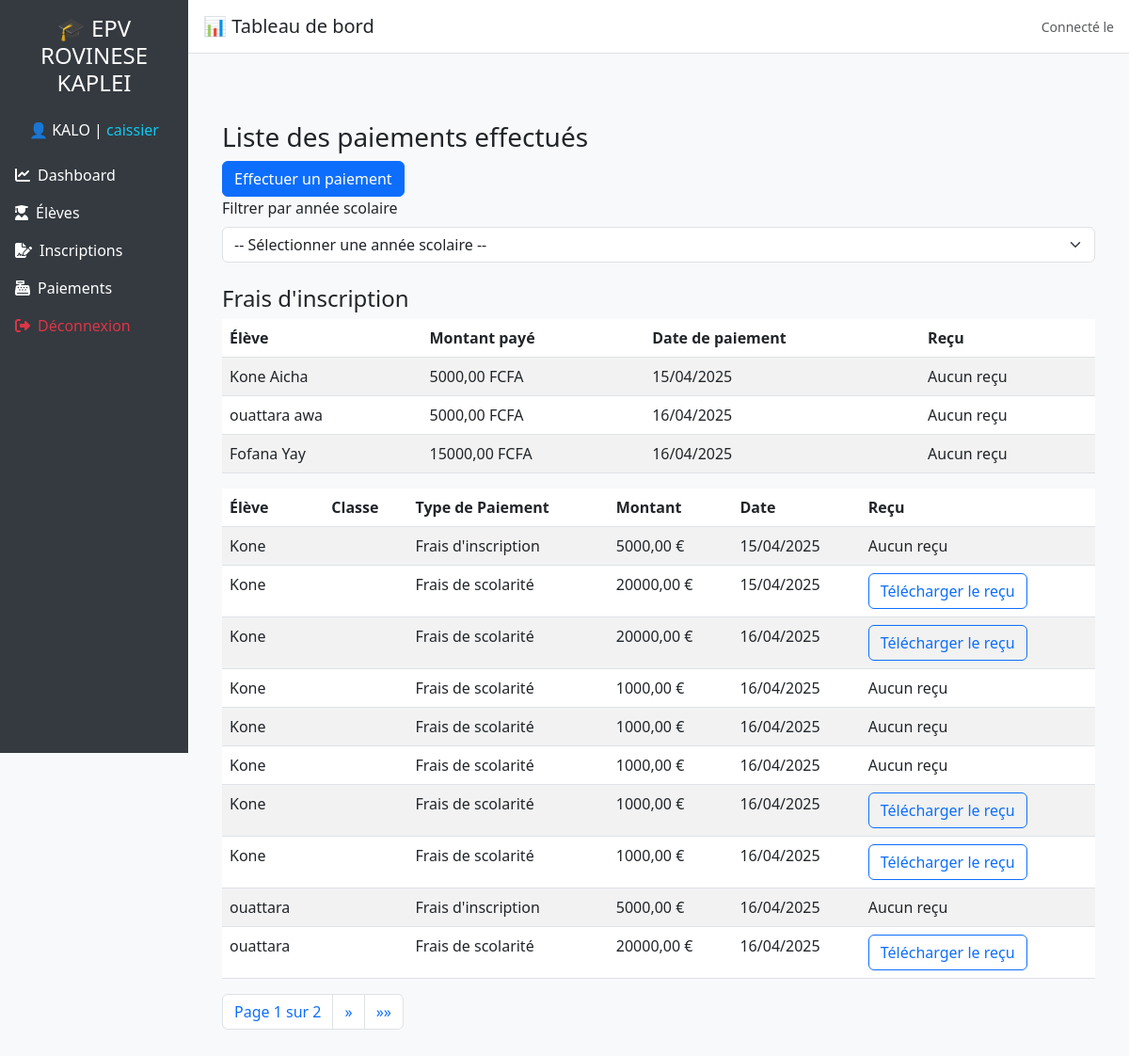
Screenshot of /facturations/ (signed in) with the database file from the repository.
### utilisateurs/models.py (models this page shows)
class Utilisateur(AbstractUser):
    ROLE_CHOICES = (
        ('admin', 'Administrateur'),
        ('caissier', 'Caissier'),
    )
    role = models.CharField(max_length=20, choices=ROLE_CHOICES, default='caissier')

### facturations/models.py (models this page shows, shortened)
class Paiement(models.Model):
    eleve = models.ForeignKey(Eleve, on_delete=models.CASCADE)
    montant = models.DecimalField(max_digits=10, decimal_places=2, null=False)  # Montant payé
    date_paiement = models.DateField()
    annee_scolaire = models.ForeignKey(AnneeScolaire, on_delete=models.CASCADE)
    statut = models.BooleanField(default=False)  # True = payé, False = non payé
    inscription = models.ForeignKey(Inscription, on_delete=models.CASCADE, null=True, blank=True)  # Lien avec l'inscription
    type_paiement = models.CharField(max_length=50, choices=[('inscription', 'Frais d\'inscription'), ('scolarite', 'Frais de scolarité')])
    recu_pdf = models.FileField(upload_to='recus/', blank=True, null=True)

### core/models.py (models this page shows, shortened)
class Eleve(models.Model):
    nom = models.CharField(max_length=255)
    prenom = models.CharField(max_length=255)
    date_naissance = models.DateField()
    matricule = models.CharField(max_length=50, unique=True, blank=True, null=True)
    telephone = models.CharField(max_length=15, blank=True, null=True)
    montant_du = models.DecimalField(max_digits=10, decimal_places=2, null=False, default=0)
    montant_restant = models.DecimalField(max_digits=10, decimal_places=2, default=0)  # Montant restant à payer

### facturations/views.py (the view)
# urls.py: path('', views.paiement_list, name='paiement_list'),
@login_required
def paiement_list(request):
    annee_scolaire_id = request.GET.get('annee_scolaire')
    paiements = Paiement.objects.all().select_related('eleve', 'annee_scolaire')
    if annee_scolaire_id and annee_scolaire_id.isdigit():
        annee_scolaire_id = int(annee_scolaire_id)  # Convertir en entier
        paiements = paiements.filter(annee_scolaire_id=annee_scolaire_id)
    else:
        annee_scolaire_id = None
    paiements_inscription = paiements.filter(type_paiement='inscription')
    paiements_scolarite = paiements.filter(type_paiement='scolarite')
    paginator = Paginator(paiements, 10)
    page_number = request.GET.get('page')
    page_obj = paginator.get_page(page_number)
    annees = AnneeScolaire.objects.all()
    context = {
        'page_obj': page_obj,
        'paiements_inscription': paiements_inscription,
        'paiements_scolarite': paiements_scolarite,
        'annees': annees,
        'annee_scolaire_id': annee_scolaire_id,
    }
    return render(request, 'facturations/paiement_list.html', context)

### facturations/templates/facturations/paiement_list.html (shortened to what this page needs)
{% extends 'base.html' %}
{% load static %}
{% block content %}
    <div class="container mt-5">
        <h3>Liste des paiements effectués</h3>
        <a href="{% url "paiement" %}" class="btn btn-primary" target="_blank">Effectuer un paiement</a>
        <form method="get" class="mb-4">
            <label for="annee_scolaire" class="form-label">Filtrer par année scolaire</label>
            <select name="annee_scolaire" id="annee_scolaire" class="form-select" onchange="this.form.submit()">
                <option value="">-- Sélectionner une année scolaire --</option>
            </select>
        </form>
        <div class="table-responsive">
            <h4>Frais d'inscription</h4>
            <table class="table table-striped">
                <thead>
                    <tr>
                        <th>Élève</th>
                        <th>Montant payé</th>
                        <th>Date de paiement</th>
                        <th>Reçu</th>
                    </tr>
                </thead>
                <tbody>
                    {% for paiement in paiements_inscription %}
                        <tr>
                            <td>{{ paiement.eleve.nom }} {{ paiement.eleve.prenom }}</td>
                            <td>{{ paiement.montant }} FCFA</td>
                            <td>{{ paiement.date_paiement|date:"d/m/Y" }}</td>
                            <td>
                                {% if paiement.recu_pdf %}
                                    <a href="{{ paiement.recu_pdf.url }}" class="btn btn-outline-primary" target="_blank">Télécharger le reçu</a>
                                {% else %}
                                    <span>Aucun reçu</span>
                                {% endif %}
                            </td>
                        </tr>
                    {% endfor %}
                </tbody>
            </table>
        </div>
        <div class="table-responsive">
            <table class="table table-striped">
                <thead>
                    <tr>
                        <th>Élève</th>
                        <th>Classe</th>
                        <th>Type de Paiement</th>
                        <th>Montant</th>
                        <th>Date</th>
                        <th>Reçu</th>
                    </tr>
                </thead>
                <tbody>
                    {% for paiement in page_obj %}
                        <tr>
                            <td>{{ paiement.eleve.nom }}</td>
                            <td>{{ paiement.eleve.classe.nom }}</td>
                            <td>{{ paiement.get_type_paiement_display }}</td>
                            <td>{{ paiement.montant }} €</td>
                            <td>{{ paiement.date_paiement|date:"d/m/Y" }}</td>
                            <td>
                                {% if paiement.recu_pdf %}
                                    <a href="{{ paiement.recu_pdf.url }}" class="btn btn-outline-primary" target="_blank">Télécharger le reçu</a>
                                {% else %}
                                    <span>Aucun reçu</span>
                                {% endif %}
                            </td>
                        </tr>
                    {% empty %}
                        <tr>
                            <td colspan="6" class="text-center">Aucun paiement trouvé</td>
                        </tr>
                    {% endfor %}
                </tbody>
            </table>
        </div>
        <nav>
            <ul class="pagination">
                <li class="page-item {% if page_obj.number == page_obj.paginator.num_pages %}active{% endif %}">
                    <span class="page-link">Page {{ page_obj.number }} sur {{ page_obj.paginator.num_pages }}</span>
                </li>
                {% if page_obj.has_next %}
                    <li class="page-item">
                        <a class="page-link" href="?page={{ page_obj.next_page_number }}&annee_scolaire={{ annee_scolaire_id }}" aria-label="Suivant"><span aria-hidden="true">&raquo;</span></a>
                    </li>
                    <li class="page-item">
                        <a class="page-link" href="?page={{ page_obj.paginator.num_pages }}&annee_scolaire={{ annee_scolaire_id }}" aria-label="Dernier"><span aria-hidden="true">&raquo;&raquo;</span></a>
                    </li>
                {% endif %}
            </ul>
        </nav>
    </div>
{% endblock %}

### templates/base.html (shortened to what this page needs)
<!DOCTYPE html>
<html lang="fr">
<head>
  <link href="https://cdn.jsdelivr.net/npm/bootstrap@5.3.0/dist/css/bootstrap.min.css" rel="stylesheet">
  <link href="https://cdnjs.cloudflare.com/ajax/libs/font-awesome/6.4.0/css/all.min.css" rel="stylesheet">
</head>
<body>
{% if user.is_authenticated %}
<div class="d-flex">
  <nav class="sidebar d-flex flex-column p-3 text-white col-md-3 col-lg-2">
    <h4 class="text-center mb-4">🎓 EPV ROVINESE KAPLEI</h4>
    <p class="text-center">👤 {{ user.username | upper }} | <span class="text-info">{{ user.role }}</span></p>
    {% if user.role == 'admin' %}
      <a href="{% url 'dashboard' %}" class="py-2 d-block"><i class="fas fa-chart-line me-2"></i>Dashboard</a>
      <a href="{% url 'liste_eleves' %}" class="py-2 d-block"><i class="fas fa-user-graduate me-2"></i>Élèves</a>
      <a href="{% url 'liste_classes' %}" class="py-2 d-block"><i class="fas fa-school me-2"></i>Classes</a>
      <a href="{% url 'liste_annees' %}" class="py-2 d-block"><i class="fas fa-calendar me-2"></i>Années</a>
      <a href="{% url 'inscription_form' %}" class="py-2 d-block"><i class="fas fa-file-signature me-2"></i>Inscriptions</a>
      <a href="{% url 'paiement_list' %}" class="py-2 d-block"><i class="fas fa-money-check-alt me-2"></i>Paiements</a>
      {% comment %} <a href="#" class="py-2 d-block"><i class="fas fa-receipt me-2"></i>Factures</a> {% endcomment %}
      <a href="{% url "liste_utilisateurs" %}" class="py-2 d-block"><i class="fas fa-users-cog me-2"></i>Utilisateurs</a>
      <a href="/admin/" class="py-2 d-block"><i class="fas fa-cogs me-2"></i>Paramètre</a>
      <a href="{% url 'deconnexion' %}" class="py-2 d-block text-danger"><i class="fas fa-sign-out-alt me-2"></i>Déconnexion</a>
    {% elif user.role == 'caissier' %}
      <a href="{% url 'caissier_dashboard' %}" class="py-2 d-block"><i class="fas fa-chart-line me-2"></i>Dashboard</a>
      <a href="{% url 'liste_eleves' %}" class="py-2 d-block"><i class="fas fa-user-graduate me-2"></i>Élèves</a>
      <a href="{% url 'inscription_form' %}" class="py-2 d-block"><i class="fas fa-file-signature me-2"></i>Inscriptions</a>
      <a href="{% url 'paiement' %}" class="py-2 d-block"><i class="fas fa-cash-register me-2"></i>Paiements</a>
      <a href="{% url 'deconnexion' %}" class="py-2 d-block text-danger"><i class="fas fa-sign-out-alt me-2"></i>Déconnexion</a>
    {% endif %}
  </nav>
  <div class="flex-grow-1">
    <div class="topbar d-flex justify-content-between align-items-center">
      <h5 class="mb-0">📊 Tableau de bord</h5>
      <span class="text-muted small">Connecté le {{ now|date:"d/m/Y H:i" }}</span>
    </div>
    <div class="p-4">
      {% block content %}{% endblock %}
    </div>
  </div>
</div>
{% endif %}
</body>
</html>

### templates/base.html (style rules this page uses)
body { font-family: 'Segoe UI', sans-serif; background-color: #f8f9fa; }
.sidebar { height: 100vh; background-color: #343a40; }
.sidebar a { color: #ffffff; text-decoration: none; }
.topbar { background-color: #ffffff; padding: 1rem; border-bottom: 1px solid #dee2e6; }

### rows the page displays
Utilisateur: username "KALO", role "caissier"
Paiement: eleve.nom "Kone", eleve.prenom "Aicha", montant "5000,00", date_paiement "15/04/2025", recu_pdf "Aucun reçu", type_paiement "Frais d'inscription"
Paiement: eleve.nom "ouattara", eleve.prenom "awa", montant "5000,00", date_paiement "16/04/2025", recu_pdf "Aucun reçu", type_paiement "Frais d'inscription"
Paiement: eleve.nom "Fofana", eleve.prenom "Yay", montant "15000,00", date_paiement "16/04/2025", recu_pdf "Aucun reçu"
Paiement: eleve.nom "Kone", type_paiement "Frais de scolarité", montant "20000,00", date_paiement "15/04/2025"
Paiement: eleve.nom "Kone", type_paiement "Frais de scolarité", montant "20000,00", date_paiement "16/04/2025"
Paiement: eleve.nom "Kone", type_paiement "Frais de scolarité", montant "1000,00", date_paiement "16/04/2025", recu_pdf "Aucun reçu"
Paiement: eleve.nom "Kone", type_paiement "Frais de scolarité", montant "1000,00", date_paiement "16/04/2025", recu_pdf "Aucun reçu"
Paiement: eleve.nom "Kone", type_paiement "Frais de scolarité", montant "1000,00", date_paiement "16/04/2025", recu_pdf "Aucun reçu"
Paiement: eleve.nom "Kone", type_paiement "Frais de scolarité", montant "1000,00", date_paiement "16/04/2025"
Paiement: eleve.nom "Kone", type_paiement "Frais de scolarité", montant "1000,00", date_paiement "16/04/2025"
Paiement: eleve.nom "ouattara", type_paiement "Frais de scolarité", montant "20000,00", date_paiement "16/04/2025"

### other values shown
{{ page_obj.number }} "1"
{{ page_obj.paginator.num_pages }} "2"
